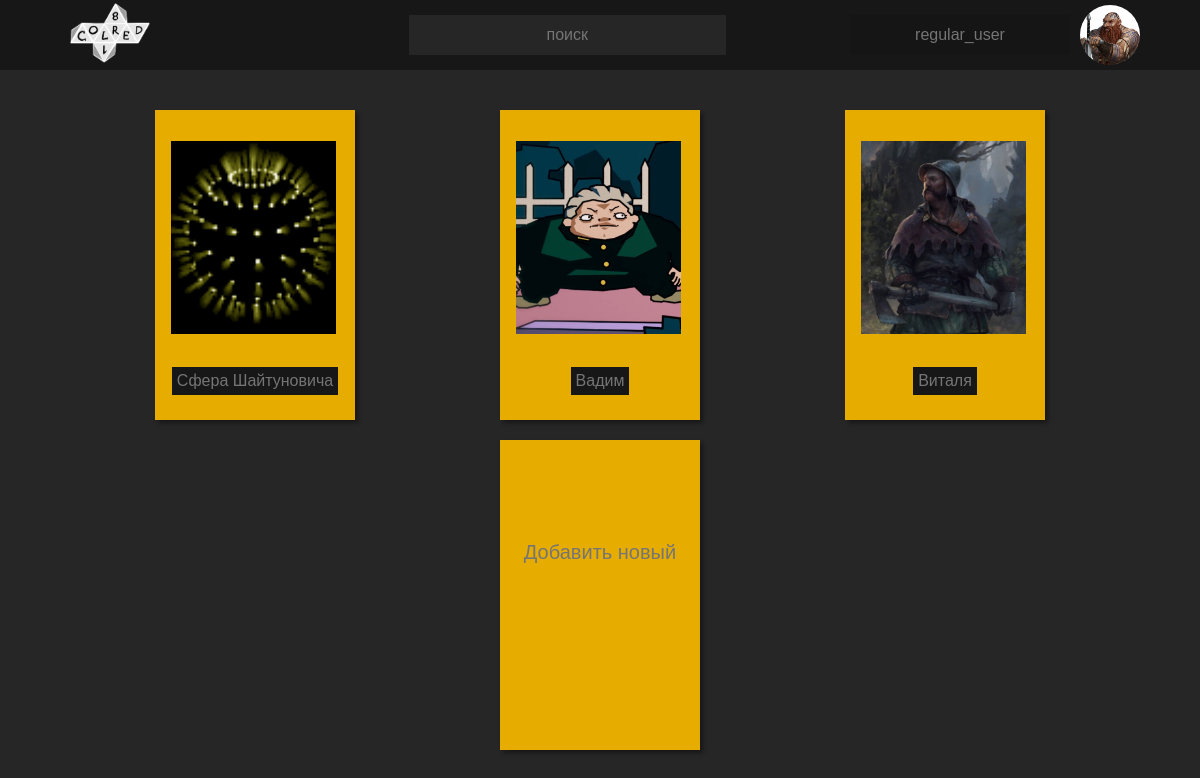
The page / (signed in) on the database its author committed.
### main/models.py (models this page shows, shortened)
class Avatar_of_choice(models.Model):
    name = models.CharField('Название', max_length=50)
    usr = models.OneToOneField(User,on_delete=models.CASCADE,default='1',primary_key=True,related_name='chosen_avatar')
    def __str__(self):
        return self.name

class Character(models.Model):
    name = models.CharField(max_length=100)
    portrait = models.ImageField(upload_to ='user_images/',blank = True)
    usr = models.ForeignKey(User, on_delete=models.CASCADE)
    chr_class = models.CharField(max_length=13,null=TRUE,blank=TRUE)
    xp = models.IntegerField(null=TRUE,blank=TRUE,default=0)
    background = models.CharField(max_length=100,null=TRUE,blank=TRUE)
    diety = models.CharField(max_length=100,null=TRUE,blank=TRUE)
    origin = models.CharField(max_length=100,null=TRUE,blank=TRUE)
    worldview = models.CharField(max_length=2,null=TRUE,blank=TRUE)
    attrib_strength = models.IntegerField(null=TRUE,blank=TRUE,default=10)
    attrib_agility = models.IntegerField(null=TRUE,blank=TRUE,default=10)
    attrib_charisma = models.IntegerField(null=TRUE,blank=TRUE,default=10)
    attrib_endurance = models.IntegerField(null=TRUE,blank=TRUE,default=10)
    attrib_intelligence = models.IntegerField(null=TRUE,blank=TRUE,default=10)
    attrib_wisdom = models.IntegerField(null=TRUE,blank=TRUE,default=10)
    armour_class = models.IntegerField(null=TRUE,blank=TRUE,default=0)
    hp = models.IntegerField(null=TRUE,blank=TRUE,default=0)
    speed = models.IntegerField(null=TRUE,blank=TRUE,default=0)
    skills_acrobatics = models.IntegerField(null=TRUE,blank=TRUE,default=0)
    skills_arcane = models.IntegerField(null=TRUE,blank=TRUE,default=0)
    skills_athletics = models.IntegerField(null=TRUE,blank=TRUE,default=0)
    skills_craft = models.IntegerField(null=TRUE,blank=TRUE,default=0)
    skills_decieve = models.IntegerField(null=TRUE,blank=TRUE,default=0)
    skills_diplomacy = models.IntegerField(null=TRUE,blank=TRUE,default=0)
    skills_intimidation = models.IntegerField(null=TRUE,blank=TRUE,default=0)
    skills_medicine = models.IntegerField(null=TRUE,blank=TRUE,default=0)
    skills_nature = models.IntegerField(null=TRUE,blank=TRUE,default=0)
    skills_occult = models.IntegerField(null=TRUE,blank=TRUE,default=0)
    skills_performance = models.IntegerField(null=TRUE,blank=TRUE,default=0)
    skills_religion = models.IntegerField(null=TRUE,blank=TRUE,default=0)
    skills_social = models.IntegerField(null=TRUE,blank=TRUE,default=0)
    skills_stealth = models.IntegerField(null=TRUE,blank=TRUE,default=0)
    skills_survival = models.IntegerField(null=TRUE,blank=TRUE,default=0)
    skills_theft = models.IntegerField(null=TRUE,blank=TRUE,default=0)
    save_resilience = models.IntegerField(null=TRUE,blank=TRUE,default=0)
    save_reflex = models.IntegerField(null=TRUE,blank=TRUE,default=0)
    save_resilience = models.IntegerField(null=TRUE,blank=TRUE,default=0)
    save_will = models.IntegerField(null=TRUE,blank=TRUE,default=0)
    weapon = models.CharField(max_length=100, null=TRUE,blank=TRUE)
    attack = models.CharField(max_length=100, null=TRUE,blank=TRUE)
    damage = models.CharField(max_length=100, null=TRUE,blank=TRUE)
    attention = models.IntegerField(null=TRUE,blank=TRUE,default=0)
    dc_class = models.IntegerField(null=TRUE,blank=TRUE,default=0)
    notes = models.TextField(null=TRUE,blank=TRUE)
    is_dying = models.IntegerField(null=TRUE,blank=TRUE,default=0)
    mortal_wounds = models.IntegerField(null=TRUE,blank=TRUE,default=0)

### main/views.py (the view)
# urls.py: path('', include('main.urls')),
@login_required
def main(request):
    av = request.user.chosen_avatar
    chrctrs = request.user.character_set.all()
    cont = {
        'username' : request.user.username,
        'avatar' : av,
        'characters': chrctrs,
    }
    return render(request, 'main/main_page.html', cont)

### main/templates/main/main_page.html (shortened to what this page needs)
{% extends 'main/header_base.html' %}
{% block username %}
    {{ username }}
{% endblock %}
{% block ava_image %}main/images/avatars/{{ avatar }}.png{% endblock %}
{% block content %}
<div class="profiles">
    {% for chr in characters %}
    <a href="/redactor/{{chr.usr.id}}/{{chr.id}}">
        <div class="listing">
            <div class="char_logo">
                <img src='/media/{{chr.portrait}}'
                    alt="+">
            </div>
            <div>{{chr.name}}</div>
        </div>
    </a>
    {% endfor %}
    <a href="/create_new">
        <div class="listing addnew">
            <div>Добавить новый</div>
        </div>
    </a>
</div>
{% endblock %}

### main/templates/main/header_base.html (shortened to what this page needs)
{% extends 'main/footer_base.html' %}
{% block list %}
{% load static %}
{% endblock %}
{% block header %}
{% load static %}
<header id="the_header">
    <div class="coach">
        <div class="logo">
            <a href="{% url 'main_page' %}">
                <img src="{% static 'main/images/logo.png' %}" alt="COLRED">
            </a>
        </div>
        <div class="search shadow">
            <div>
                <input type="text" placeholder="поиск" id="main_search">
            </div>
        </div>
        <div class="">
            <div class="filter_fix lknick">
                <div class="nickname"></div>
                <div>{% block username %}{% endblock %}</div>
            </div>
            <a href="{% url 'lk' %}" class="avatar filter_fix">
                <div>
                    <img src="{% get_static_prefix %}{% block ava_image %}{% endblock %}" alt="ava">
                </div>
                <div></div>
            </a>
        </div>
    </div>
    <div class="strange"></div>
</header>
{% endblock %}

### main/static/main/css/main_style.css (style rules this page uses)
* { margin: 0; padding: 0; font-family: "Century Gothic", Arial; transition: all 0.2s; outline: none; color: #757575; }
input { text-align: center; outline: none; border: 0; background: unset; font-size: 18px; }
a { color: white; text-decoration: none; }
html, body { margin: 0; height: 100%; }
body { display: grid; grid-template-areas: "main" "footer"; grid-template-rows: 1fr auto; background-color: #262626; }
.filter_fix { width: 570px; height: 270px; display: flex; }
.filter_fix>div { flex-basis: 100%; }
.filter_fix>div:nth-child(1) { background-color: #151515; }
.filter_fix>div:nth-child(2) { width: 100%; z-index: 999; margin-left: -100%; }
header { height: 70px; width: 100%; top: 0; position: fixed; background-color: #171717; z-index: 999; }
header .coach { margin: 0 5%; margin-top: 5px; display: flex; flex-direction: row; align-items: center; justify-content: space-between; }
.coach>div { display: flex; flex-direction: row; align-items: center; justify-content: center; max-height: 60px; }
header .logo * { padding: 0 5px; }
header .logo img { height: 60px; width: auto; filter: invert(1); }
header .lknick { width: 220px; height: 40px; justify-content: space-between; align-items: center; margin-right: 10px; display: flex; text-align: center }
header .lknick .nickname { height: inherit; }
.avatar { width: 60px; height: 60px; }
.avatar>div:nth-child(1) { background: unset !important; }
.avatar img { width: 60px; height: 60px; border-radius: 60px; }
header .search { background-repeat: no-repeat; background-size: cover; background-position: top 0px right 0px; width: 317px; height: 40px; background-color: #262626; }
header .search>div { color: gray; font-weight: bold; width: 235px; }
header .search input { width: 235px; text-align: center; outline: none; border: 0px; font-size: 16px; }
.strange { background-color: rgba(0, 0, 0, 0); width: 100vw; height: 10px; background-size: 162px 10px; }
.profiles { display: flex; flex-wrap: wrap; justify-content: space-evenly; }
.listing { width: 200px; height: 300px; display: inline-block; background-repeat: no-repeat; background-size: cover; padding: 5px 0px; margin: 10px 50px; filter: drop-shadow( 3px 3px 2px rgba(0, 0, 0, 0.4)); background-color: #e6ac00; }
.listing { display: flex; flex-direction: column; align-items: center; justify-content: space-evenly; }
.listing>div:nth-child(2) { margin-top: 12px; text-overflow: ellipsis; white-space: nowrap; overflow: hidden; max-width: 175px; background-color: #171717; padding: 5px; }
.addnew { background-repeat: no-repeat; background-size: cover; }
.addnew>div { margin-bottom: 86px; font-size: 20px; text-align: center; }
.char_logo { margin-top: 6px; width: 165px; height: 193px; padding-right: 3px; }
.char_logo>img { height: 100%; width: 100%; object-fit: cover; }

### rows shown on the page
Avatar_of_choice: name (picture)
Character: portrait (picture), name "Сфера Шайтуновича"
Character: portrait (picture), name "Вадим"
Character: portrait (picture), name "Виталя"

### other values the page prints
{{ username }} "regular_user"
